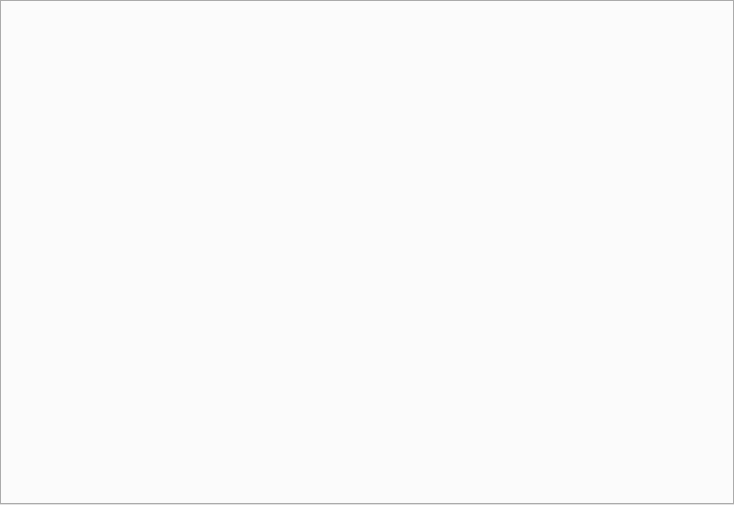
<?xml version="1.0" encoding="UTF-8"?>
<ui version="4.0">
 <class>GroupsListForm</class>
 <widget class="QWidget" name="GroupsListForm">
  <property name="geometry">
   <rect>
    <x>0</x>
    <y>0</y>
    <width>734</width>
    <height>505</height>
   </rect>
  </property>
  <property name="minimumSize">
   <size>
    <width>500</width>
    <height>400</height>
   </size>
  </property>
  <property name="windowTitle">
   <string>Form</string>
  </property>
  <layout class="QVBoxLayout" name="verticalLayout_3">
   <property name="spacing">
    <number>0</number>
   </property>
   <property name="leftMargin">
    <number>0</number>
   </property>
   <property name="topMargin">
    <number>0</number>
   </property>
   <property name="rightMargin">
    <number>0</number>
   </property>
   <property name="bottomMargin">
    <number>0</number>
   </property>
   <item>
    <layout class="QGridLayout" name="mainGridLayout">
     <property name="spacing">
      <number>0</number>
     </property>
     <item row="0" column="0">
      <widget class="QTabWidget" name="groupTabWidget">
       <property name="currentIndex">
        <number>-1</number>
       </property>
      </widget>
     </item>
    </layout>
   </item>
  </layout>
 </widget>
 <resources/>
 <connections/>
</ui>
